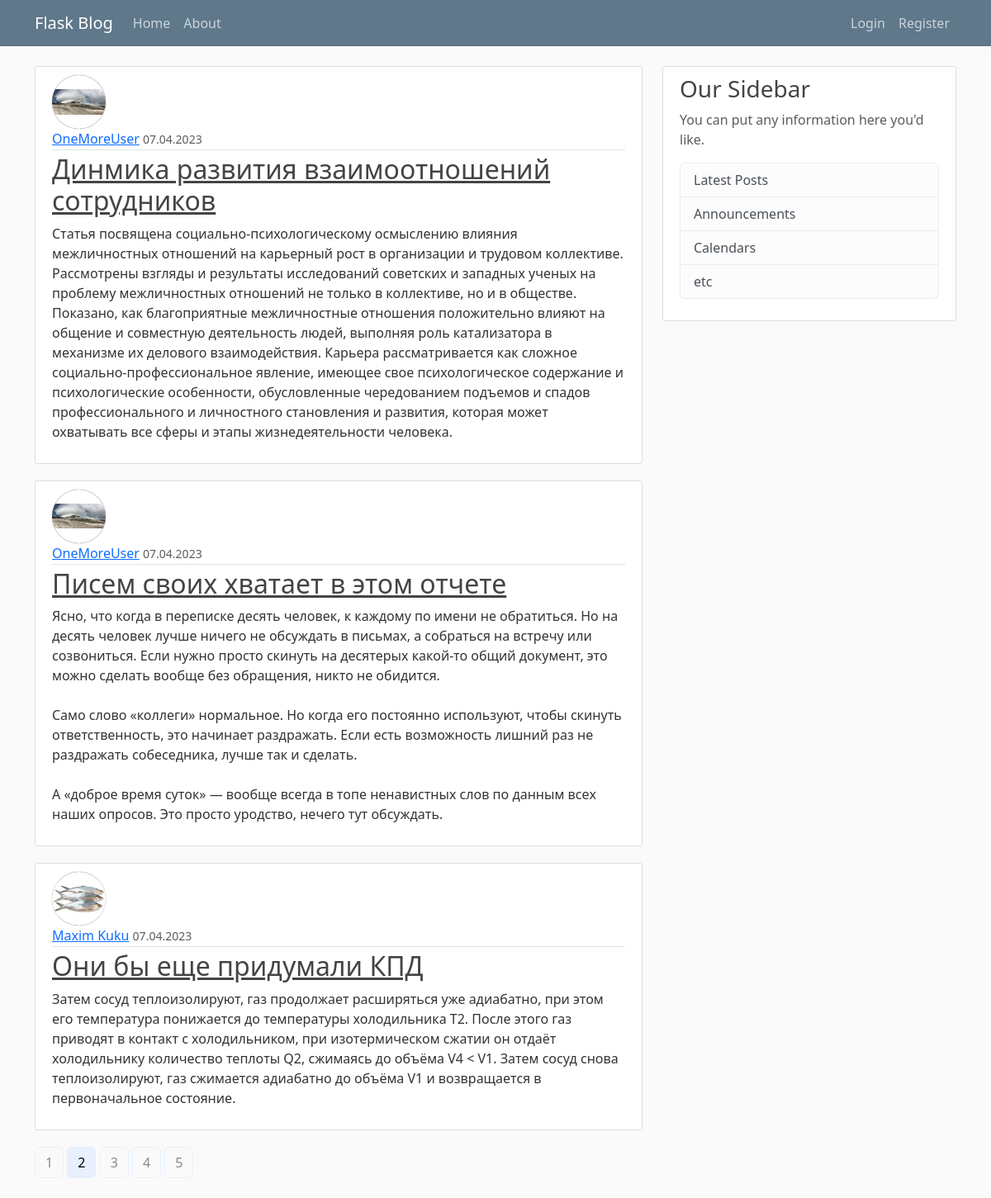
The page /home?page=2 on the database its author committed.
### flaskblog/models.py (models this page shows, shortened)
class Post(db.Model):
    id = db.Column(db.Integer, primary_key=True)
    title = db.Column(db.String(100), nullable=False)
    date_posted = db.Column(db.DateTime, nullable=False, default=datetime.utcnow)
    content = db.Column(db.Text, nullable=False)
    user_id = db.Column(db.Integer, db.ForeignKey('user.id'), nullable=False)

class User(db.Model, UserMixin):
    id = db.Column(db.Integer, primary_key=True)
    username = db.Column(db.String(20), unique=True, nullable=False)
    email = db.Column(db.String(120), unique=True, nullable=False)
    image_file = db.Column(db.String(20), nullable=False, default='default.jpg')
    password = db.Column(db.String(60), nullable=False)
    posts = db.relationship('Post', backref='author', lazy=True)

### flaskblog/main/routes.py (the view)
@main.route("/")
@main.route("/home")
def home():
    page = request.args.get('page', 1, type=int)
    posts = Post.query.order_by(Post.date_posted.desc()).paginate(page=page, per_page=3)
    return render_template('home.html', posts=posts)

### flaskblog/templates/home.html
{% extends "layout.html" %}
{% block content %}
    {% for post in posts.items %}
        <article class="media content-section home-articles">
          <img src="{{ url_for('static', filename='profile_pics/' + post.author.image_file) }}" alt="{{ post.author.username }}" class="rounded-circle article-img">
          <div class="media-body">
            <div class="article-metadata">
              <a class="mr-2" href="{{ url_for('users.user_posts', username=post.author.username) }}">{{ post.author.username }}</a>
              <small class="text-muted">{{ post.date_posted.strftime('%d.%m.%Y') }}</small>
            </div>
            <h2><a class="article-title" href="{{ url_for('posts.post', post_id=post.id) }}">{{ post.title }}</a></h2>
            <p class="article-content">{{ post.content }}</p>
          </div>
        </article>
    {% endfor %}
    {% for page_num in posts.iter_pages(left_edge=1, right_edge=1, left_current=1, right_current=2) %}
        {% if page_num %}
            {% if posts.page == page_num %}
                <a class="btn btn-info mb-4" href="{{ url_for('main.home', page=page_num) }}">{{ page_num }}</a>
            {% else %}
                <a class="btn btn-outline-info mb-4" href="{{ url_for('main.home', page=page_num) }}">{{ page_num }}</a>
            {% endif %}
        {% else %}
            ...
        {% endif %}
    {% endfor %}
{% endblock content %}

### flaskblog/static/main.css (style rules this page uses)
body { background: #fafafa; color: #333333; margin-top: 5rem; }
h1, h2, h3, h4, h5, h6 { color: #444444; }
.content-section { background: #ffffff; padding: 10px 20px; border: 1px solid #dddddd; border-radius: 3px; margin-bottom: 20px; }
.article-title { color: #444444; }
.article-content { white-space: pre-line; }
.article-img { height: 65px; width: 65px; margin-right: 16px; }
.article-metadata { padding-bottom: 1px; margin-bottom: 4px; border-bottom: 1px solid #e3e3e3 }
.btn-outline-info { --bs-btn-color: #898989; --bs-btn-border-color: #e8f0fe; --bs-btn-hover-color: #000; --bs-btn-hover-bg: #e8f0fe; --bs-btn-hover-border-color: #e8f0fe; --bs-btn-focus-shadow-rgb: 13,202,240; --bs-btn-active-color: #000; --bs-btn-active-bg: #e8f0fe; --bs-btn-active-border-color: #e8f0fe; --bs-btn-active-shadow: inset 0 3px 5px rgba(0, 0, 0, 0.125); --bs-btn-disabled-color: #e8f0fe; --bs-btn-disabled-bg: transparent; --bs-btn-disabled-border-color: #e8f0fe; --bs-gradient: none; }
.home-articles .article-img { object-fit: contain; }
.rounded-circle { box-shadow: 0px 0px 1px #343434; }
.btn-info { --bs-btn-color: #000; --bs-btn-bg: #e8f0fe; --bs-btn-border-color: #e8f0fe; --bs-btn-hover-color: #000; --bs-btn-hover-bg: #d3e3ff; --bs-btn-hover-border-color: #d3e3ff; --bs-btn-focus-shadow-rgb: 11,172,204; --bs-btn-active-color: #000; --bs-btn-active-bg: #d3e3ff; --bs-btn-active-border-color: #d3e3ff; --bs-btn-active-shadow: inset 0 3px 5px rgba(0, 0, 0, 0.125); --bs-btn-disabled-color: #000; --bs-btn-disabled-bg: #e8f0fe; --bs-btn-disabled-border-color: #e8f0fe; }

### rows shown on the page
Post: image_file (picture), author.username "OneMoreUser", date_posted "07.04.2023", title "Динмика развития взаимоотношений сотрудников", content "Статья посвящена социально-психологическому осмыслению влияния межличностных отношений на карьерный рост в организации и трудовом коллективе. Рассмотрены взгляды и результаты исследований советских и западных ученых на проблему межличностных отношений не только в коллективе, но и в обществе. Показано, как благоприятные межличностные отношения положительно влияют на общение и совместную деятельность людей, выполняя роль катализатора в механизме их делового взаимодействия. Карьера рассматривается как сложное социально-профессиональное явление, имеющее свое психологическое содержание и психологические особенности, обусловленные чередованием подъемов и спадов профессионального и личностного…"
Post: image_file (picture), author.username "OneMoreUser", date_posted "07.04.2023", title "Писем своих хватает в этом отчете", content "Ясно, что когда в переписке десять человек, к каждому по имени не обратиться. Но на десять человек лучше ничего не обсуждать в письмах, а собраться на встречу или созвониться. Если нужно просто скинуть на десятерых какой-то общий документ, это можно сделать вообще без обращения, никто не обидится. Само слово «коллеги» нормальное. Но когда его постоянно используют, чтобы скинуть ответственность, это начинает раздражать. Если есть возможность лишний раз не раздражать собеседника, лучше так и сделать. А «доброе время суток» — вообще всегда в топе ненавистных слов по данным всех наших опросов. Это просто уродство, нечего тут обсуждать."
Post: image_file (picture), author.username "Maxim Kuku", date_posted "07.04.2023", title "Они бы еще придумали КПД", content "Затем сосуд теплоизолируют, газ продолжает расширяться уже адиабатно, при этом его температура понижается до температуры холодильника Т2. После этого газ приводят в контакт с холодильником, при изотермическом сжатии он отдаёт холодильнику количество теплоты Q2, сжимаясь до объёма V4 < V1. Затем сосуд снова теплоизолируют, газ сжимается адиабатно до объёма V1 и возвращается в первоначальное состояние."

### other values the page prints
{{ page_num }} "1" "3" "4" "5"
{{ page_num }} "2"
